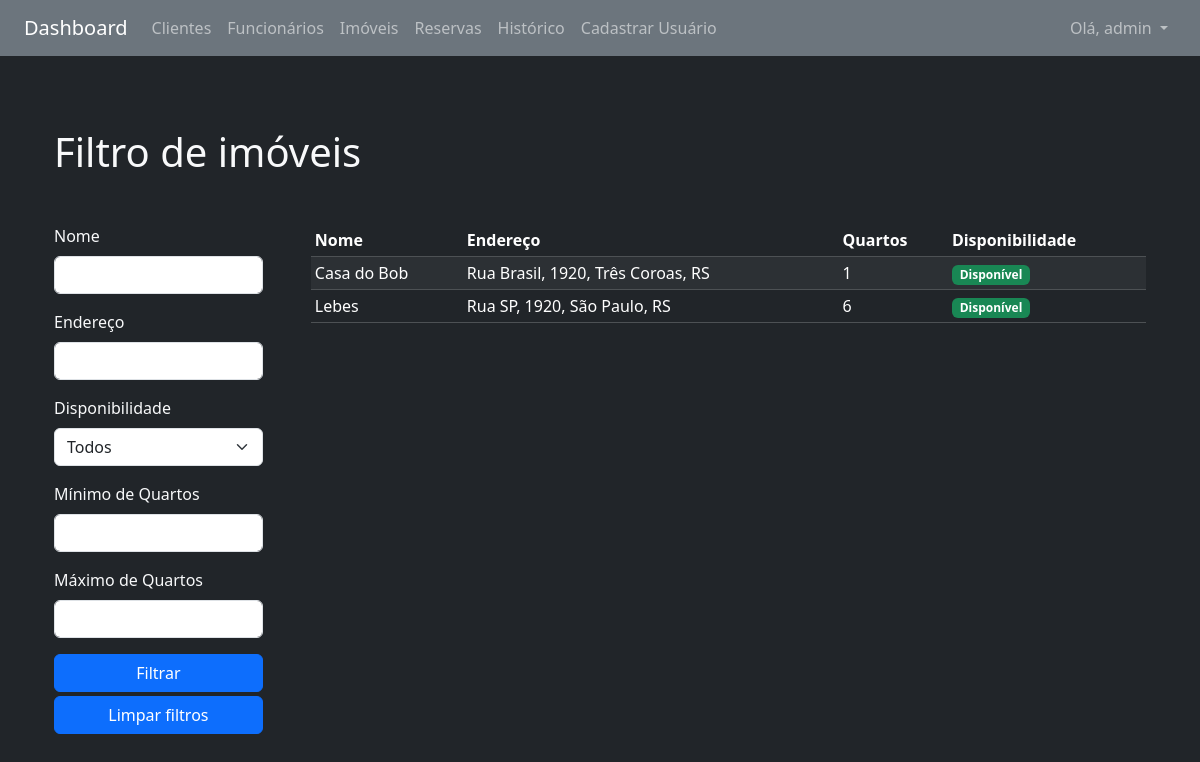
The app's page /imoveis/filtro (signed in), older data.
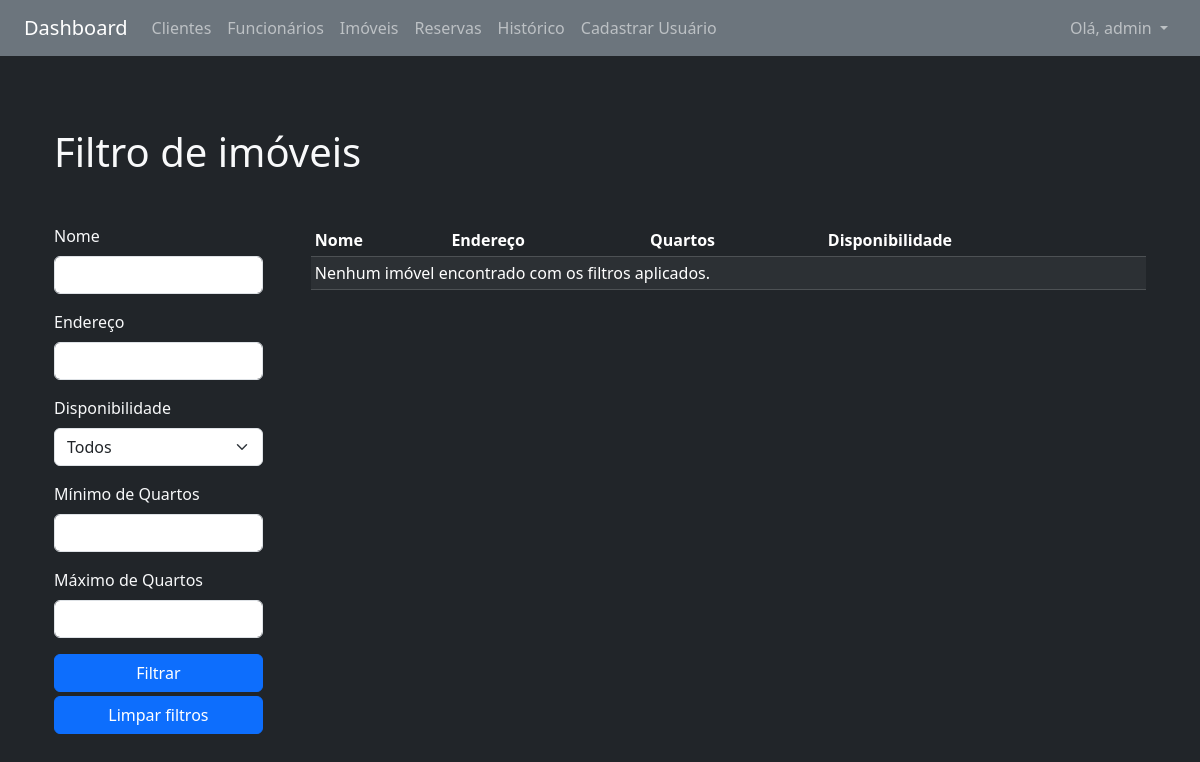
The same page, newer data.
### imoveis/models.py (models this page shows, shortened)
class Imovel(models.Model):
    TIPO_CHOICES = [
        ('AP', 'Apartamento'),
        ('CA', 'Casa'),
        ('SC', 'Sala Comercial'),
    ]
    tipo = models.CharField(max_length=2, choices=TIPO_CHOICES)
    nome = models.CharField(max_length=100)
    endereco = models.CharField(max_length=255)
    qtyQuartos = models.IntegerField()
    foto = StdImageField(
        upload_to='fotos/imoveis',
        variations={'thumb': (150, 150), 'medium': (300, 300)},
        blank=True,
        null=True
    )
    disponibilidade = models.BooleanField(default=True)
    ativo = models.BooleanField(default=True)

### imoveis/views.py (the view, shortened to what this page needs)
# urls.py: path('filtro', filtrar_imoveis, name='lista_filtro'),
@login_required
def filtrar_imoveis(request):
    form = FiltroImovelForm(request.GET or None)
    imoveis = Imovel.objects.all()
    return render(request, 'imoveis/filtro.html', {
        'form': form,
        'imoveis': imoveis
    })

### imoveis/forms.py
class FiltroImovelForm(forms.Form):
    nome = forms.CharField(label='Nome', required=False)
    endereco = forms.CharField(label='Endereço', required=False)
    disponibilidade = forms.ChoiceField(
        label='Disponibilidade',
        required=False,
        choices=[
            ('', 'Todos'),
            ('disponivel', 'Disponível'),
            ('indisponivel', 'Indisponível'),
        ]
    )
    quartos_min = forms.IntegerField(label='Mínimo de Quartos', required=False)
    quartos_max = forms.IntegerField(label='Máximo de Quartos', required=False)

### imoveis/templates/imoveis/filtro.html (shortened to what this page needs)
{% extends 'base.html' %}
{% load crispy_forms_tags %}
{% block content %}
<div class="container-sm mt-5">
    <h1 class="h1">Filtro de imóveis</h1>
</div>
<div id="container" class="container-sm mt-5 d-flex gap-5">
    <aside id="filtro" class="w-25">
        <form method="get">
            {% crispy form %}
            <div class="d-flex flex-column gap-1">
                <button type="submit" class="btn btn-primary">Filtrar</button>
                <a href="{% url 'imoveis:lista' 'cliente' %}" class="btn btn-primary">
                    Limpar filtros
                </a>
            </div>
        </form>
    </aside>
    <div class="table-responsive w-100">
        <table class="table table-dark table-striped table-sm mb-0">
            <thead>
                <tr>
                    <th>Nome</th>
                    <th>Endereço</th>
                    <th>Quartos</th>
                    <th>Disponibilidade</th>
                </tr>
            </thead>
            <tbody>
                {% for imovel in imoveis %}
                <tr>
                    <td>{{ imovel.nome }}</td>
                    <td>{{ imovel.endereco }}</td>
                    <td>{{ imovel.qtyQuartos }}</td>
                    <td>
                        {% if imovel.disponibilidade %}
                        <strong class="badge bg-success">Disponível</strong>
                        {% else %}
                        <strong class="badge bg-warning">Indisponível</strong>
                        {% endif %}
                    </td>
                </tr>
                {% empty %}
                <tr>
                    <td colspan="4">Nenhum imóvel encontrado com os filtros aplicados.</td>
                </tr>
                {% endfor %}
            </tbody>
        </table>
    </div>
</div>
{% endblock %}

Row changes from the older to the newer data that the page shows:
removed Imovel: nome "Casa do Bob", endereco "Rua Brasil, 1920, Três Coroas, RS", qtyQuartos "1", disponibilidade "Disponível"
removed Imovel: nome "Lebes", endereco "Rua SP, 1920, São Paulo, RS", qtyQuartos "6", disponibilidade "Disponível"
Text that changed along with them:
text now shown: "Nenhum imóvel encontrado com os filtros aplicados."
